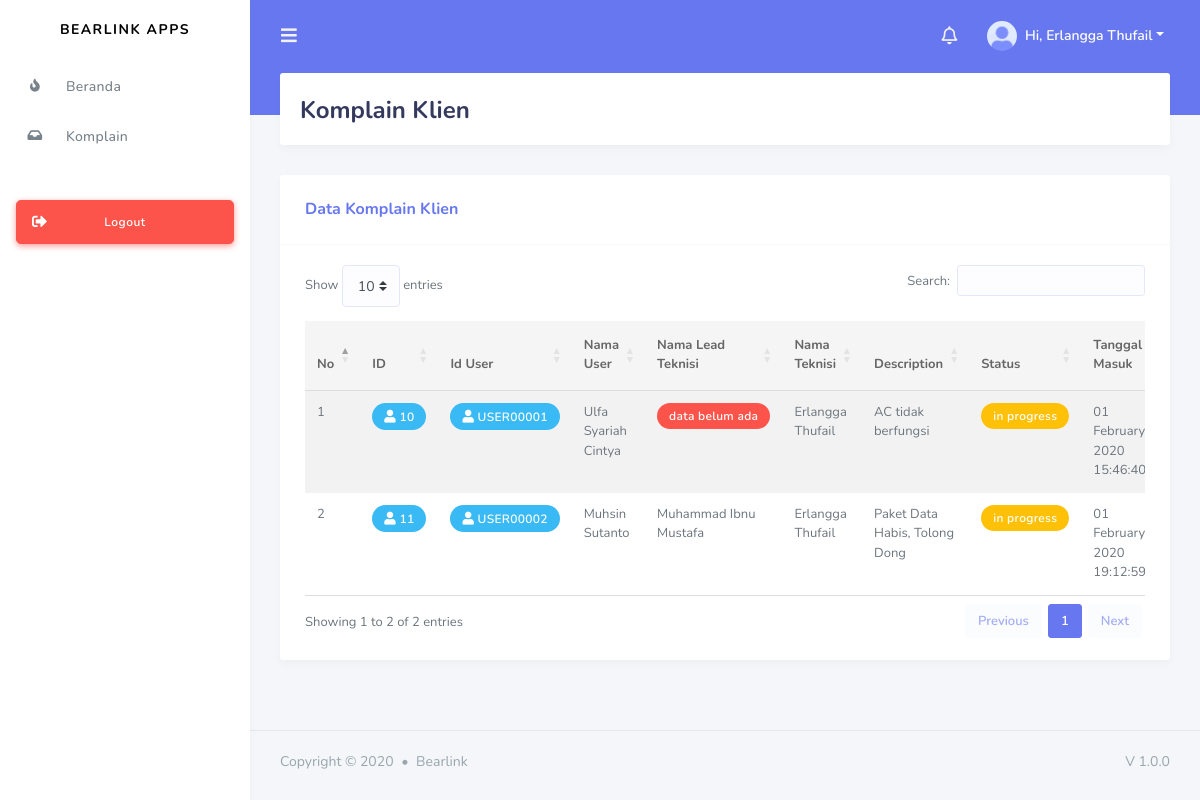
Page /index.php?page=complaint (signed in) on the committed database.
### tables this page shows
CREATE TABLE `technician` (
  `id` varchar(32) NOT NULL,
  `province_id` char(2) DEFAULT NULL,
  `regency_id` char(4) DEFAULT NULL,
  `district_id` char(7) DEFAULT NULL,
  `lead_technician_id` varchar(32) DEFAULT NULL,
  `full_name` varchar(50) NOT NULL,
  `email` varchar(191) NOT NULL,
  `password` varchar(80) NOT NULL,
  `handphone` varchar(12) DEFAULT NULL,
  `date_of_birth` date NOT NULL,
  `full_address` longtext NOT NULL,
  `status` enum('online','offline') DEFAULT NULL,
  `lat` decimal(10,8) DEFAULT NULL,
  `lng` decimal(11,8) DEFAULT NULL,
  `created_at` timestamp NULL DEFAULT NULL,
  `updated_at` timestamp NULL DEFAULT NULL,
  `deleted_at` timestamp NULL DEFAULT NULL
);

CREATE TABLE `complent_issue` (
  `id` int(10) UNSIGNED NOT NULL,
  `user_id` varchar(32) DEFAULT NULL,
  `lead_technician_id` varchar(32) DEFAULT NULL,
  `technician_id` varchar(32) DEFAULT NULL,
  `description` longtext NOT NULL,
  `status` enum('inprogress','failed','done') NOT NULL,
  `created_at` timestamp NULL DEFAULT NULL,
  `updated_at` timestamp NULL DEFAULT NULL,
  `deleted_at` timestamp NULL DEFAULT NULL
);

CREATE TABLE `users` (
  `id` varchar(32) NOT NULL,
  `province_id` char(2) DEFAULT NULL,
  `regency_id` char(4) DEFAULT NULL,
  `district_id` char(7) DEFAULT NULL,
  `full_name` varchar(100) NOT NULL,
  `email` varchar(191) NOT NULL,
  `password` varchar(80) NOT NULL,
  `handphone` varchar(12) NOT NULL,
  `date_of_birth` date NOT NULL,
  `full_address` longtext NOT NULL,
  `lat` decimal(10,8) DEFAULT NULL,
  `lng` decimal(11,8) DEFAULT NULL,
  `created_at` timestamp NULL DEFAULT NULL,
  `updated_at` timestamp NULL DEFAULT NULL,
  `deleted_at` timestamp NULL DEFAULT NULL
);

CREATE TABLE `lead_technician` (
  `id` varchar(32) NOT NULL,
  `province_id` char(2) DEFAULT NULL,
  `regency_id` char(4) DEFAULT NULL,
  `district_id` char(7) DEFAULT NULL,
  `full_name` varchar(50) NOT NULL,
  `email` varchar(50) NOT NULL,
  `password` varchar(10) NOT NULL,
  `handphone` varchar(12) NOT NULL,
  `date_of_birth` date NOT NULL,
  `full_address` longtext NOT NULL,
  `status` enum('online','offline') DEFAULT NULL,
  `lat` decimal(10,8) DEFAULT NULL,
  `lng` decimal(11,8) DEFAULT NULL,
  `created_at` timestamp NULL DEFAULT NULL,
  `updated_at` timestamp NULL DEFAULT NULL,
  `deleted_at` timestamp NULL DEFAULT NULL
);

### page/technician/complaint/complaint.php (the view, shortened to what this page needs)
<div class="main-content">
    <section class="section">
        <div class="section-header">
            <h1>Komplain Klien</h1>
        </div>
        <div class="row">
            <div class="col-lg-12 col-md-12 col-12 col-sm-12">
                <div class="card">
                    <div class="card-header">
                        <h4>Data Komplain Klien</h4>
                    </div>
                    <div class="card-body">
                        <div class="table-responsive">
                            <table id="example" class="table table-striped">
                                <thead>
                                    <tr>
                                        <th>No</th>
                                        <th>ID</th>
                                        <th>Id User</th>
                                        <th>Nama User</th>
                                        <th>Nama Lead Teknisi</th>
                                        <th>Nama Teknisi</th>
                                        <th>Description</th>
                                        <th>Status</th>
                                        <th>Tanggal Masuk</th>
                                    </tr>
                                </thead>
                                <tbody>
                                <?php
                                $no = 1;
                                $q = mysqli_query($conn, "SELECT * FROM complent_issue WHERE technician_id='$auth[id]'") or die (mysqli_error($conn));
                                while($data=mysqli_fetch_array($q)){
                                ?>
                                    <tr>
                                        <td><?= $no ?></td>
                                        <td>
                                            <div class="badge badge-info"><i class="fas fa-user"></i> <?= $data['id'] ?></div>
                                        </td>
                                        <td><div class="badge badge-info"><i class="fas fa-user"></i> <?= $data['user_id'] ?></div></td>
                                        <td><?= getDataUser($data['user_id']) ?></td>
                                        <td><?= getDataLead($data['lead_technician_id']) ?></td>
                                        <td><?= getDataTech($data['technician_id']) ?></td>
                                        <td><?= $data['description'] ?></td>
                                        <td><?= getStatus($data['status']) ?></td>
                                        <td><?= dateFormat($data['created_at']) ?></td>
                                    </tr>
                                <?php $no++; } ?>
                            </table>
                        </div>
                    </div>
                </div>
            </div>
        </div>
    </section>
</div>
<footer class="main-footer">
    <div class="footer-left">
        Copyright &copy; 2020 <div class="bullet"></div> Bearlink
    </div>
    <div class="footer-right">
        V 1.0.0
    </div>
</footer>
</div>
</div>

### header.php (shortened to what this page needs)
<div class="navbar-bg"></div>
<nav class="navbar navbar-expand-lg main-navbar">
<form class="form-inline mr-auto">
    <ul class="navbar-nav mr-3">
    <li><a href="#" data-toggle="sidebar" class="nav-link nav-link-lg"><i class="fas fa-bars"></i></a></li>
    </ul>
</form>
<ul class="navbar-nav navbar-right">
    <li class="dropdown dropdown-list-toggle"><a id="notifikasi" href="#" data-toggle="dropdown" class="nav-link notification-toggle nav-link-lg"><i class="far fa-bell"></i></a>
    </li>
    <li class="dropdown"><a href="#" data-toggle="dropdown" class="nav-link dropdown-toggle nav-link-lg nav-link-user">
    <img alt="image" src="assets/img/avatar/avatar-1.png" class="rounded-circle mr-1">
    <div class="d-sm-none d-lg-inline-block">Hi, <?= $auth['full_name'] ?></div></a>
    </li>
</ul>
</nav>

### service.php (shortened to what this page needs)
<?php
    $role = $_SESSION['role'];
    $email = $_SESSION['email'];
    switch($role){
        case 2:
            $sql = mysqli_query($conn, "SELECT * from technician WHERE email='$email'");
            $auth = mysqli_fetch_array($sql);
        break;
    }
    function getStatus($params) {
        $tmp = '';
        switch($params) {
            case 'inprogress':
                $tmp = '<div class="badge badge-warning">in progress</div>';
            break;
        }
        return $tmp;
    }
    function getDataUser($params) {
        $tmp = '';
        if (!empty($params)) {
            include './lib/koneksi.php';
            $q = mysqli_query($conn, "SELECT * FROM users WHERE id='$params'");
            $data = mysqli_fetch_array($q);
            $tmp = $data['full_name'];
        } else {
            $tmp = '<div class="badge badge-danger">data belum ada</div>';
        }
        return $tmp;
    }
    function getDataLead($params) {
        $tmp = '';
        if (!empty($params)) {
            include './lib/koneksi.php';
            $q = mysqli_query($conn, "SELECT * FROM lead_technician WHERE id='$params'");
            $data = mysqli_fetch_array($q);
            $tmp = $data['full_name'];
        } else {
            $tmp = '<div class="badge badge-danger">data belum ada</div>';
        }
        return $tmp;
    }
    function getDataTech($params) {
        $tmp = '';
        if (!empty($params)) {
            include './lib/koneksi.php';
            $q = mysqli_query($conn, "SELECT * FROM technician WHERE id='$params'");
            $data = mysqli_fetch_array($q);
            $tmp = $data['full_name'];
        } else {
            $tmp = '<div class="badge badge-danger">data belum ada</div>';
        }
        return $tmp;
    }
    function dateFormat($params) {
        return date('d F Y H:i:s', strtotime($params));
    }
?>

### rows in the picture
technician: full_name "Erlangga Thufail"
complent_issue: id "10", user "USER00001", user.full_name "Ulfa Syariah Cintya", shows "data belum ada", technician.full_name "Erlangga Thufail", description "AC tidak berfungsi", status "in progress", created_at "01 February 2020 15:46:40"
complent_issue: id "11", user "USER00002", user.full_name "Muhsin Sutanto", lead_technician.full_name "Muhammad Ibnu Mustafa", technician.full_name "Erlangga Thufail", description "Paket Data Habis, Tolong Dong", status "in progress", created_at "01 February 2020 19:12:59"
